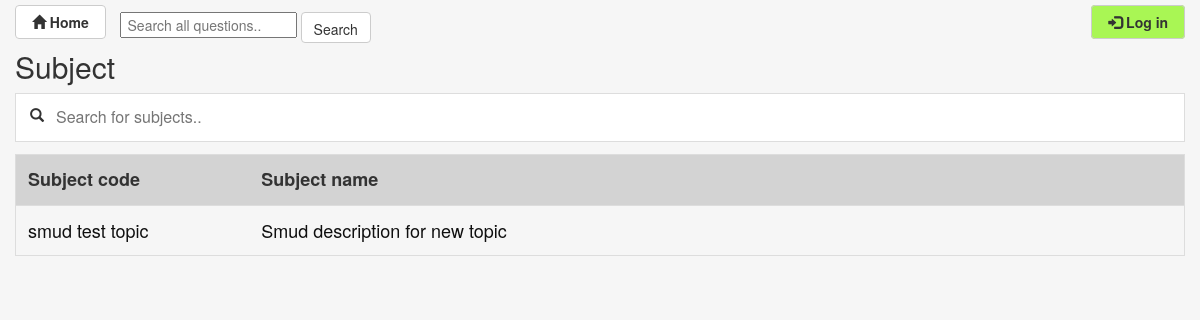
The page /forum/ on the database as committed earlier.
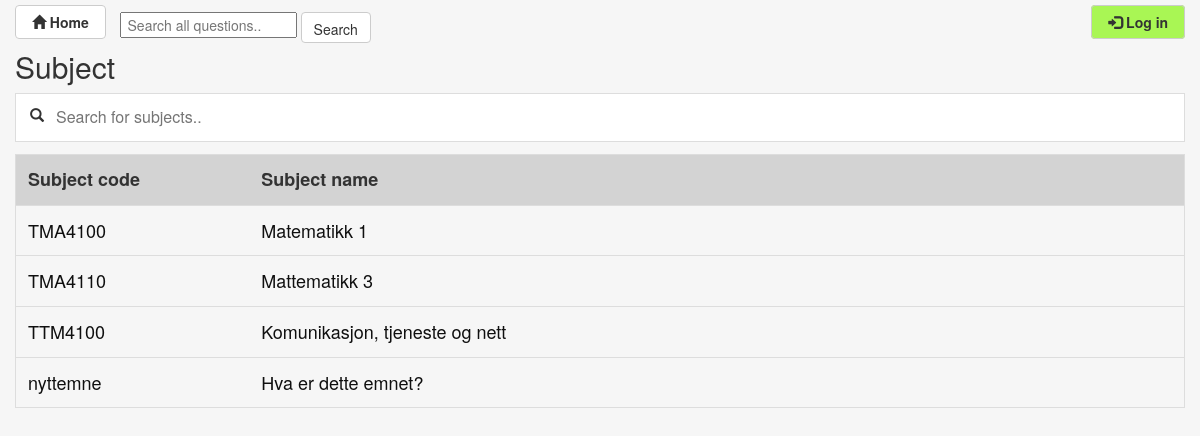
The same page on the database as committed later.
### forum/models.py (models this page shows, shortened)
class Topic(models.Model):
    topic_name = models.CharField(max_length=60)
    topic_desc = models.CharField(max_length=200)
    topic_created = models.DateTimeField('Date created', auto_now_add=True)  # Automatically stores creation save
    topic_updated = models.DateTimeField('Date updated', auto_now_add=True)  # Automatically updates on save

### forum/views.py (the view)
class TopicsView(generic.ListView):
    model = Topic  # Sets the model this built in view is interacting with
    template_name = 'forum/topics.html'  # Sets template used by the view
    context_object_name = 'topics_list'  # Creates name for list of the object
    def get_queryset(self):
        return Topic.objects.order_by('topic_name')  # Makes sure the topics are ordered by name

### forum/templates/forum/topics.html (shortened to what this page needs)
{% extends 'forum/base.html' %}
{% block container-fluid %}
<h2>Subject</h2>
{% if topics_list %}
<div class="inner-addon left-addon">
    <input type="text" id="searchFunc" onkeyup="searchFunction()" placeholder="Search for subjects.."
           title="Type in a name">
</div>
<table id="topicTable">
    <tr class="header">
        <th style="width:20%;">Subject code</th>
        <th style="width:90%;">Subject name</th>
    </tr>
    {% for topic in topics_list %}
    <tr>
        <td>
            <a href="/forum/topics/{{ topic.id }}" style="color:#0f0f0f;text-decoration:none" >
                <div style="height:100%;width:100%" id="t{{ topic.id }}">
                    {{ topic.topic_name }}
                </div>
            </a>
        </td>
        <td>
            <a href="/forum/topics/{{ topic.id }}" style="color:#0f0f0f;text-decoration:none">
                <div style="height:100%;width:100%">
                    {{ topic.topic_desc }}
                </div>
            </a>
        </td>
    </tr>
    {% endfor %}
</table>
{% else %}
<p>No created topic.</p>
{% endif %}
{% endblock %}

Rows that differ between the two databases and show on the page:
removed Topic: {{ topic.id }} 1 (drawn), topic_name "smud test topic", topic_desc "Smud description for new topic"
added Topic: topic_name "TMA4100", topic_desc "Matematikk 1"
added Topic: {{ topic.id }} 1 (drawn), topic_name "TMA4110", topic_desc "Mattematikk 3"
added Topic: topic_name "TTM4100", topic_desc "Komunikasjon, tjeneste og nett"
added Topic: topic_name "nyttemne", topic_desc "Hva er dette emnet?"
